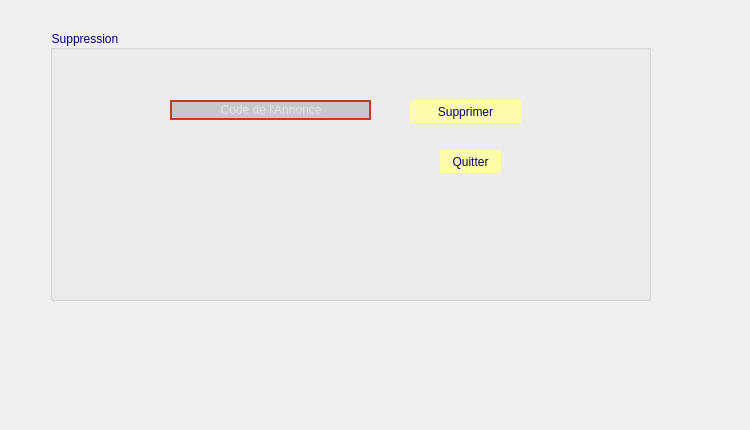
        <widget class="QWidget" name="tab_21">
         <attribute name="title">
          <string>Supprimer une Annonce</string>
         </attribute>
         <widget class="QLabel" name="label_55">
          <property name="geometry">
           <rect>
            <x>600</x>
            <y>340</y>
            <width>141</width>
            <height>81</height>
           </rect>
          </property>
          <property name="styleSheet">
           <string notr="true">image: url(:/128600931_1102401160197019_8051103514919619627_n.png);</string>
          </property>
          <property name="text">
           <string/>
          </property>
          <property name="pixmap">
           <pixmap>../../Downloads/128600931_1102401160197019_8051103514919619627_n.png</pixmap>
          </property>
          <property name="scaledContents">
           <bool>true</bool>
          </property>
          <property name="wordWrap">
           <bool>false</bool>
          </property>
          <property name="openExternalLinks">
           <bool>false</bool>
          </property>
         </widget>
         <widget class="QGroupBox" name="groupBox_5">
          <property name="geometry">
           <rect>
            <x>50</x>
            <y>30</y>
            <width>601</width>
            <height>271</height>
           </rect>
          </property>
          <property name="styleSheet">
           <string notr="true">color: rgb(0, 0, 127);
font: 75 10pt &quot;MS Shell Dlg 2&quot;;</string>
          </property>
          <property name="title">
           <string>Suppression</string>
          </property>
          <widget class="QLineEdit" name="codeSuppr">
           <property name="geometry">
            <rect>
             <x>120</x>
             <y>70</y>
             <width>201</width>
             <height>20</height>
            </rect>
           </property>
           <property name="styleSheet">
            <string notr="true"> QLineEdit
{
border:2px solid rgb(194, 59, 36);
border-radius:20px;
color:#FFF;
padding-left :20px;
padding-right :20px;
background-color:rgb(200, 200, 200);

}
QLineEdit:hover
{
border: 2px solid rgb(0,0,0);
background-color:rgb(115, 115, 115) ;
}
QLineEdit:focus
{
border:2px solid rgb(0,0,0);
background-color: rgb(121, 121, 121);
}</string>
           </property>
           <property name="placeholderText">
            <string>        Code de l'Annonce</string>
           </property>
           <property name="clearButtonEnabled">
            <bool>false</bool>
           </property>
          </widget>
          <widget class="QPushButton" name="pb_supprimer_an">
           <property name="geometry">
            <rect>
             <x>360</x>
             <y>70</y>
             <width>111</width>
             <height>23</height>
            </rect>
           </property>
           <property name="styleSheet">
            <string notr="true">QPushButton
{
background-color:rgb(255, 252, 172);
border-radius:15px;}
QPushButton:hover
{
color:#333;
background:#49ebff;
background:rgb(200, 200, 200);
}</string>
           </property>
           <property name="text">
            <string>Supprimer</string>
           </property>
          </widget>
          <widget class="QPushButton" name="pushButton_30">
           <property name="geometry">
            <rect>
             <x>390</x>
             <y>120</y>
             <width>61</width>
             <height>23</height>
            </rect>
           </property>
           <property name="styleSheet">
            <string notr="true">QPushButton
{
background-color:rgb(255, 252, 172);
border-radius:15px;}
QPushButton:hover
{
color:#333;
background:#49ebff;
background:rgb(200, 200, 200);
}</string>
           </property>
           <property name="text">
            <string>Quitter</string>
           </property>
          </widget>
         </widget>
        </widget>
